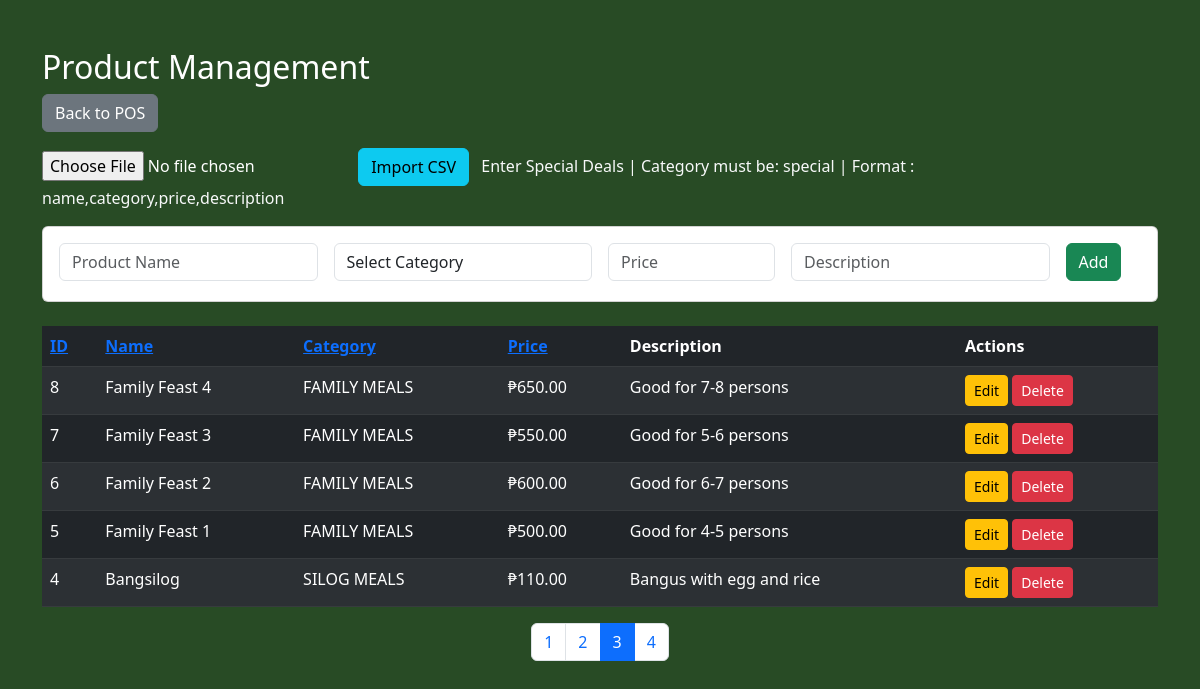
Screenshot of /products_crud.php?page=3&sort_by=product_id&sort_dir=desc with the database file from the repository.
### tables this page shows
CREATE TABLE `products` (
  `product_id` int(11) NOT NULL,
  `name` varchar(100) NOT NULL,
  `category` varchar(50) NOT NULL,
  `price` decimal(10,2) NOT NULL,
  `description` text DEFAULT NULL
);

### products_crud.php (the view, shortened to what this page needs)
<?php
$conn = new mysqli("localhost", "root", "", "binalots");
$allowed_categories = [
    'silog' => 'SILOG MEALS',
    'family' => 'FAMILY MEALS',
    'sizzling' => 'SIZZLING PLATES',
    'beverages' => 'BEVERAGES',
    'addons' => 'ADD-ONS',
    'special' => 'SPECIAL DEALS'
];
$per_page = 5;
$page = isset($_GET['page']) ? max(1, intval($_GET['page'])) : 1;
$offset = ($page - 1) * $per_page;
$sort_by = isset($_GET['sort_by']) ? $_GET['sort_by'] : 'product_id';
$sort_dir = isset($_GET['sort_dir']) && strtolower($_GET['sort_dir']) === 'asc' ? 'ASC' : 'DESC';
$count_result = $conn->query("SELECT COUNT(*) as total FROM products");
$total = $count_result ? $count_result->fetch_assoc()['total'] : 0;
$total_pages = ceil($total / $per_page);
$products = $conn->query("SELECT * FROM products ORDER BY $sort_by $sort_dir LIMIT $per_page OFFSET $offset");
$edit_product = null;
?>
<!DOCTYPE html>
<html lang="en">
<head>
    <link href="https://cdn.jsdelivr.net/npm/bootstrap@5.3.0-alpha3/dist/css/bootstrap.min.css" rel="stylesheet">
</head>
<body style="background:#284b25;color:white;">
<div class="container mt-5">
    <h2>Product Management</h2>
    <a href="home.php" class="btn btn-secondary mb-3">Back to POS</a>
    <form method="POST" enctype="multipart/form-data" class="mb-3">
        <input type="file" name="excel_file" accept=".csv" required>
        <button type="submit" name="import" class="btn btn-info">Import CSV</button>
        <span class="text-light ms-2"> Enter Special Deals | Category must be: special | Format : name,category,price,description</span>
    </form>
    <div class="card mb-4">
        <div class="card-body">
            <form method="POST" class="row g-3" id="productForm">
                <div class="col-md-3">
                    <input type="text" name="name" class="form-control" placeholder="Product Name" required value="<?= $edit_product['name'] ?? '' ?>">
                </div>
                <div class="col-md-3">
                    <select name="category" class="form-control" required>
                        <option value="">Select Category</option>
                    </select>
                </div>
                <div class="col-md-2">
                    <input type="number" step="0.01" name="price" class="form-control" placeholder="Price" required value="<?= $edit_product['price'] ?? '' ?>">
                </div>
                <div class="col-md-3">
                    <input type="text" name="description" class="form-control" placeholder="Description" value="<?= $edit_product['description'] ?? '' ?>">
                </div>
                <div class="col-md-1">
                    <?php if ($edit_product): ?>
                        <button type="submit" name="edit" class="btn btn-warning" id="submitBtn">Update</button>
                    <?php else: ?>
                        <button type="submit" name="add" class="btn btn-success" id="submitBtn">Add</button>
                    <?php endif; ?>
                </div>
            </form>
        </div>
    </div>
    <table class="table table-dark table-striped">
        <thead>
            <tr>
                <th><a href="?sort_by=product_id&sort_dir=<?= $sort_by=='product_id'&&$sort_dir=='ASC'?'desc':'asc' ?>">ID</a></th>
                <th><a href="?sort_by=name&sort_dir=<?= $sort_by=='name'&&$sort_dir=='ASC'?'desc':'asc' ?>">Name</a></th>
                <th><a href="?sort_by=category&sort_dir=<?= $sort_by=='category'&&$sort_dir=='ASC'?'desc':'asc' ?>">Category</a></th>
                <th><a href="?sort_by=price&sort_dir=<?= $sort_by=='price'&&$sort_dir=='ASC'?'desc':'asc' ?>">Price</a></th>
                <th>Description</th>
                <th>Actions</th>
            </tr>
        </thead>
        <tbody>
        <?php while($row = $products->fetch_assoc()): ?>
            <tr>
                <td><?= $row['product_id'] ?></td>
                <td><?= htmlspecialchars($row['name']) ?></td>
                <td><?= isset($allowed_categories[$row['category']]) ? $allowed_categories[$row['category']] : htmlspecialchars($row['category']) ?></td>
                <td>₱<?= number_format($row['price'],2) ?></td>
                <td><?= htmlspecialchars($row['description']) ?></td>
                <td>
                    <a href="?edit=<?= $row['product_id'] ?>" class="btn btn-warning btn-sm">Edit</a>
                    <a href="?delete=<?= $row['product_id'] ?>" class="btn btn-danger btn-sm" onclick="return confirm('Delete this product?')">Delete</a>
                </td>
            </tr>
        <?php endwhile; ?>
        </tbody>
    </table>
    <nav>
      <ul class="pagination justify-content-center">
        <?php for($i=1; $i<=$total_pages; $i++): ?>
          <li class="page-item <?= ($i==$page)?'active':'' ?>">
            <a class="page-link" href="?page=<?= $i ?>&sort_by=<?= $sort_by ?>&sort_dir=<?= strtolower($sort_dir) ?>"><?= $i ?></a>
          </li>
        <?php endfor; ?>
      </ul>
    </nav>
</div>
</body>
</html>

### rows the page displays
products: product_id "8", name "Family Feast 4", category "FAMILY MEALS", price "650.00", description "Good for 7-8 persons"
products: product_id "7", name "Family Feast 3", category "FAMILY MEALS", price "550.00", description "Good for 5-6 persons"
products: product_id "6", name "Family Feast 2", category "FAMILY MEALS", price "600.00", description "Good for 6-7 persons"
products: product_id "5", name "Family Feast 1", category "FAMILY MEALS", price "500.00", description "Good for 4-5 persons"
products: product_id "4", name "Bangsilog", category "SILOG MEALS", price "110.00", description "Bangus with egg and rice"
